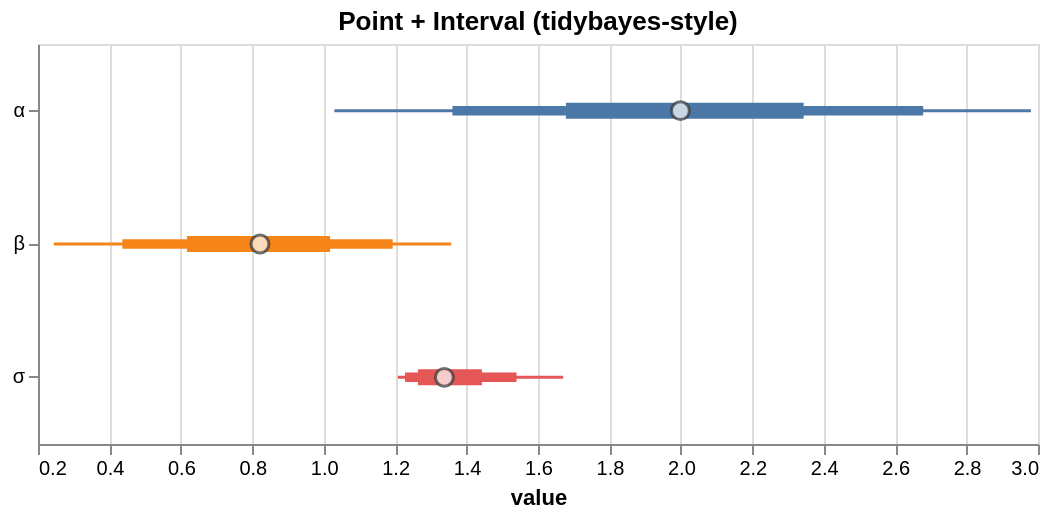

Write the Vega-Lite specification saved for this chart.
### Vega-Lite specification from a JSON file in a GitHub repository (floating-point values rounded to 4 significant figures)
{"$schema": "https://vega.github.io/schema/vega-lite/v5.json", "config": {"axis": {"labelLimit": 0}, "header": {"labelLimit": 0}, "legend": {"labelLimit": 0}}, "data": {"values": [{"__point__": 1.338, "hi_0_5_": 1.443, "hi_0_8_": 1.54, "hi_0_95_": 1.67, "lo_0_5_": 1.264, "lo_0_8_": 1.228, "lo_0_95_": 1.208, "parameter": "σ"}, {"__point__": 1.999, "hi_0_5_": 2.344, "hi_0_8_": 2.679, "hi_0_95_": 2.98, "lo_0_5_": 1.678, "lo_0_8_": 1.36, "lo_0_95_": 1.03, "parameter": "α"}, {"__point__": 0.8215, "hi_0_5_": 1.018, "hi_0_8_": 1.193, "hi_0_95_": 1.357, "lo_0_5_": 0.617, "lo_0_8_": 0.4362, "lo_0_95_": 0.2444, "parameter": "β"}]}, "height": 200, "layer": [{"encoding": {"color": {"field": "parameter", "legend": null, "type": "nominal"}, "tooltip": [{"field": "__point__", "title": "value (estimate)", "type": "quantitative"}, {"field": "parameter", "type": "nominal"}, {"field": "lo_0_95_", "title": "95% lo", "type": "quantitative"}, {"field": "hi_0_95_", "title": "95% hi", "type": "quantitative"}], "x": {"field": "lo_0_95_", "scale": {"zero": false}, "title": "value", "type": "quantitative"}, "x2": {"field": "hi_0_95_"}, "y": {"axis": {"title": null}, "field": "parameter", "type": "nominal"}}, "mark": {"strokeWidth": 1.5, "type": "rule"}, "params": [{"bind": "scales", "name": "grid", "select": {"encodings": ["x"], "type": "interval"}}]}, {"encoding": {"color": {"field": "parameter", "legend": null, "type": "nominal"}, "tooltip": [{"field": "__point__", "title": "value (estimate)", "type": "quantitative"}, {"field": "parameter", "type": "nominal"}, {"field": "lo_0_95_", "title": "95% lo", "type": "quantitative"}, {"field": "hi_0_95_", "title": "95% hi", "type": "quantitative"}], "x": {"field": "lo_0_8_", "scale": {"zero": false}, "title": "value", "type": "quantitative"}, "x2": {"field": "hi_0_8_"}, "y": {"axis": {"title": null}, "field": "parameter", "type": "nominal"}}, "mark": {"strokeWidth": 4.75, "type": "rule"}}, {"encoding": {"color": {"field": "parameter", "legend": null, "type": "nominal"}, "tooltip": [{"field": "__point__", "title": "value (estimate)", "type": "quantitative"}, {"field": "parameter", "type": "nominal"}, {"field": "lo_0_95_", "title": "95% lo", "type": "quantitative"}, {"field": "hi_0_95_", "title": "95% hi", "type": "quantitative"}], "x": {"field": "lo_0_5_", "scale": {"zero": false}, "title": "value", "type": "quantitative"}, "x2": {"field": "hi_0_5_"}, "y": {"axis": {"title": null}, "field": "parameter", "type": "nominal"}}, "mark": {"strokeWidth": 8.0, "type": "rule"}}, {"encoding": {"tooltip": [{"field": "__point__", "title": "value (estimate)", "type": "quantitative"}, {"field": "parameter", "type": "nominal"}, {"field": "lo_0_95_", "title": "95% lo", "type": "quantitative"}, {"field": "hi_0_95_", "title": "95% hi", "type": "quantitative"}], "x": {"field": "__point__", "scale": {"zero": false}, "type": "quantitative"}, "y": {"field": "parameter", "type": "nominal"}}, "mark": {"color": "white", "filled": true, "size": 80, "stroke": "#333", "strokeWidth": 1.5, "type": "point"}}], "title": "Point + Interval (tidybayes-style)", "width": 500}
